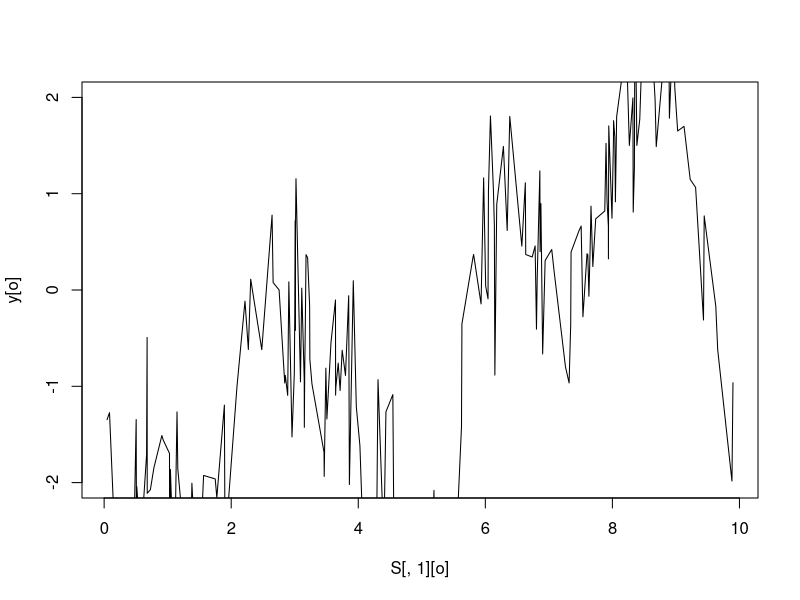

This chart was generated by the following R code:
################################################################################
# Simulates A Gaussian Process 
################################################################################

################################################################################
# Settings
# Libraries

# Dimensions
D <- 1
# Grid Size
grid_size <- rep(10, D)
# Number of Points
N <- 200
# Variance
s2  <- 1 / 2
t2  <- 2
l2  <- 1 / 2
################################################################################

################################################################################
# Point Locations
S <- matrix(data = NA, nrow = N, ncol = D)
for(n in 1:N){
  for(d in 1:D){
    S[n, d] <- runif(n = 1, max = grid_size[d])
  }
}
################################################################################

################################################################################
# Distance Matrix
DM <- matrix(data = 0, nrow = N, ncol = N)
for(n in 1:N){
  for(nn in 1:N){
    DM[n, nn] <- sum((S[n, ] - S[nn, ])^2)
  }
}
################################################################################

################################################################################
# Simulates
# Covariance Matrix
Soo <- t2 * exp(- DM / (2 * l2))
# Simulates Observations
y   <- as.vector(mvtnorm::rmvnorm(n = 1, sigma = Soo + s2 * diag(nrow = N)))
################################################################################

################################################################################
# Plots
if(D == 1){
  # Plotting Dimensions
  ymax <- max(   2)
  ymin <- min(  -2)
  # Plotting Order
  o    <- order(S[,1])
  # Plots
  plot(x    = S[,1][o],
       y    = y[o],
       ylim = c(ymin, ymax),
       type = 'l')
} else {
  # Color Limits
  cmin <-  (4 * s2)
  cmax <- -(4 * s2)
  ylev <- (y - cmin) / (cmax - cmin)
  # Plotting Dimensions
  xmax <- max(S[, 1])
  xmin <- min(S[, 1])
  ymax <- max(S[, 2])
  ymin <- min(S[, 2])
  # Plotting Area
  plot(NULL,
       type = 'l',
       ylim = c(ymin, ymax),
       xlim = c(xmin, xmax),
       xlab = "",
       ylab = "",
       # xaxt = 'n',
       # yaxt = 'n',
       main = "")
  # Plots
  rect(xleft   = S[, 1] - 0.01,
       ybottom = S[, 2] - 0.01,
       xright  = S[, 1] + 0.01,
       ytop    = S[, 2] + 0.01,
       col     = rgb(ylev, 0, 1 - ylev),
       border  = NA)
}
################################################################################
